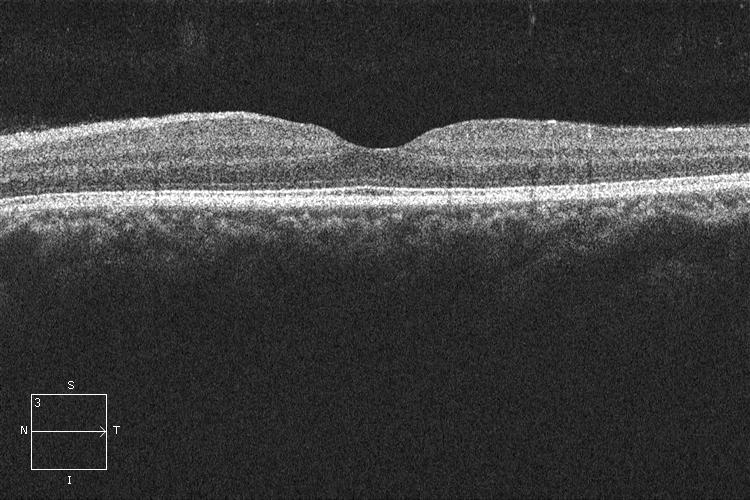
%> input picture denoising/statistical denoise paper+code(unread)/Data/NORMAL1.jpeg, 750 x 500 px
$ octave test.m   (GNU Octave 9; MATLAB toolbox functions it lacks are replaced by stand-ins)
%> lines starting %> are read from the running program, lines starting %| are printed output that depends on the picture
### denoising/statistical denoise paper+code(unread)/Code/ladexp_huberTV.m
function [ x ] = ladexp_huberTV( z, par )
%LADEXP_HUBERTV Takes a noisy OCT image outputs an estimate for the latent image
%
%   Inputs:
%
%       z: noisy OCT image (a single B-scan), the range of z should be [0, 1]
%
%       par:
%       par.gamma: weight on the Lagrangian multiplier (default: 2)
%       par.lambda: weight on huber TV regularization (default: 0.5)
%       par.delta: a small constant for linearization (default: 0.001)
%       par.theta: correction parameter (default: 0.98)
%       par.c1: distribution mean coefficient (default: 0.959)
%       par.c2: distribution variance coefficient (default: 0.0804)
%       par.maxIter: maximum number of iterations (default: 30)
%
%   Output:
%
%       x: estimated latent image
%
%-------------------------------------------------------------

%-------------------------------------------------------------
%   Parameter selection
%-------------------------------------------------------------
% default parameters
par0.lambda = 0.5;
par0.gamma = 2;
par0.delta = 0.001;
par0.theta = 0.98;
par0.c1 = 0.959;
par0.c2 = 0.0804;
par0.maxIter = 30;

if exist('par','var')
    if ~isstruct(par)
        error('dualrecons: parameter structure is not a matlab struct');
    end
    % merge default with given values
    params = mergeParam(par0, par);
else
    params = par0;
end

lambda = params.lambda;
gamma = params.gamma;
delta = params.delta;
theta = params.theta;
c1 = params.c1;
c2 = params.c2;
maxIter = params.maxIter;

if ~isfloat(z)
    z=im2double(z);
end

%-------------------------------------------------------------
%   Initialization
%-------------------------------------------------------------
z(isnan(z)) = 1e-4;
z(z<1e-4) = 1e-4;
xold = log(z);
xbar = xold;
[m,n] = size(xbar);
yold = zeros(m,2*n);
pold = zeros(m,2*n);

yold(:,1:2*n) = K1(xold);

%-------------------------------------------------------------
%   Linearized ADMM on exponential form with huber TV
%-------------------------------------------------------------

for iter = 1:maxIter

    %%% update x
    df =  -1/(2*c2)*z.*exp(-xold) + c1/(2*c2)*sqrt(z).*exp(-xold/2) + 0.5;
    x = xold - delta*( df - gamma*K1_T((yold-K1(xold))) - K1_T(pold)  );

    %%% update y
    thresh_huber = 0.02; % based on the range of image values
    K1x = K1(x);
    range = max(max(K1x))-min(min(K1x));
    pd = (K1x - pold/gamma)/range;
    pdnorm = sqrt( pd(:,1:n).^2 + pd(:,n+1:2*n).^2 );
    y = range* repmat(max(pdnorm-lambda/gamma, pdnorm/(1+lambda/(gamma*thresh_huber))),1,2).*(pd./repmat(max(pdnorm,1e-5),1,2));
%     v = K1(x)-pold/alpha;
%     vnorm = sqrt( v(:,1:n).^2 + v(:,n+1:2*n).^2 );
%     y = repmat(max(vnorm - lambda/alpha, 0)./max(vnorm,1e-6), 1,2) .* v;

    %%% update p
    p = pold + gamma*(y - K1x);


    %%% correction step
    dx = (1/delta)*(xold-x) - df +  -1/(2*c2)*z.*exp(-x) + c1/(2*c2)*sqrt(z).*exp(-x/2)+0.5;
    dy = gamma*(yold-y) - gamma*K1(xold-x);
    dp = (1/gamma)*(pold-p);
    r = norm(dx,'fro')^2 + norm(dy,'fro')^2 + norm(dp,'fro')^2;
    phi = reshape((pold-p),1,[])*reshape((K1(xold)-yold),[],1) + ...
        reshape((xold-x),1,[])*reshape(dx,[],1) + ...
        reshape((yold-y),1,[])*reshape(dy,[],1);
    beta = theta*phi/r;

    x = x-beta*dx;
    y = y-beta*dy;
    p = p-beta*dp;

    %%% stopping
    if sum(sum((x-xold).^2))/sqrt(numel(x)) <0.0005
       break
    else
        yold = y;
        xold = x;
        pold = p;

    end

end

x = exp(x);

end


% compute gradients
function [x] = K1(u)
    x = [u(:,[2:end end])-u, u([2:end end],:,:)-u];
end

% compute negative divergence
function [u] = K1_T(x)
    n = size(x,2)/2;
    u = ( -x(:,1:n) + x(:,[1 1:n-1]) ) + ( -x(:,(n+1):2*n) + x([1 1:end-1],(n+1):2*n) );
end

function newpar = mergeParam(varargin)
%%%%%%%%%%%%%%%%%%%%%%%%%%%%%%%%%%%%%%%%%%%%%%%%%%%%%%%%%%%%%%%%%%%%%%%%%
% NEWPARAM = MERGEPARAM(PARAM1,PARAM2,...)
% MERGEPARAM merges parameter sets PARAM1, PARAM2,... into NEWPARAM.
% Each parameter set as well as the new one is a struct with field names.
% If a field is defined multiple times, the last input argument is
% taken into account.
%
%%%%%%%%%%%%%%%%%%%%%%%%%%%%%%%%%%%%%%%%%%%%%%%%%%%%%%%%%%%%%%%%%%%%%%%%%%%

newpar = varargin{1};
if ~isstruct(newpar)
    error('mergeParam:1st parameter set is not a structure');
end

for i = 2:length(varargin)
    temp = varargin{i};
    if ~isempty(temp)
        if ~isstruct(temp)
            switch i
                case 2
                    error('mergeParam:2nd parameter set is not a structure');
                case 3
                    error('mergeParam:3rd parameter set is not a structure');
                otherwise
                    error(['mergeParam:' num2str(i) '-th parameter set is not a structure']);
            end
        end
        for f = fieldnames(temp)'
            %newparam = setfield(newparam,f{1},getfield(temp,f{1}));
            newpar.(f{1}) = temp.(f{1});
        end
    end
end
end

### denoising/statistical denoise paper+code(unread)/Code/test.m
% This is a demo code for our OCT denoising algorithm:

%==========================================================================
% Read Data
%==========================================================================
clear; close all
%%% choose which example sample to use
% imgPath = '../Data/phantom_0001_noisy.tif';
% imgPath = '../Data/orange_0018_noisy.tif';
% imgPath = '../Data/chickenskin_0003_noisy.tif';
imgPath = 'C:\Users\staff\Desktop\nisha\OCTDenoising-master\Data\NORMAL1.jpeg';


%%% the input image intensity should be within [0, 1]
D_input = imread(imgPath);
%> D_input is the input picture: size 500x750x3 uint8; min 0, max 255, mean 61.3
D_input = D_input(:,:,3);
%> D_input: size 500x750 uint8


D_input = im2double(D_input);
%> D_input: size 500x750 double

% create a colormap
map = parula(1000);
map = map(1:999,:);
map = [map;[1,1,1]];

%==========================================================================
% Statistical parameter estimation
%==========================================================================

alpha = 0.5%estimatePar1(D_input);

%==========================================================================
% Run Proposed Method
%==========================================================================
% if ~exist('alpha','var')
%     % default value
%     alpha = 0.525;
% end
% compute distribution coefficient
c1 = (1-alpha^2/2)^(1/4);
c2 = 1-(1-alpha^2/2)^(1/2);

% parameter selection
par.lambda = 0.4;
par.gamma = 2;
par.theta = 0.98;
par.c1 = c1;
par.c2 = c2;
par.maxIter = 100;

tic;
[ U_ours_huberTV ] = ladexp_huberTV( D_input, par );
%> in ladexp_huberTV, `z(z<1e-4) = 1e-4;`: z: size 500x750 double; min 0.0001, max 1, mean 0.24
%> in ladexp_huberTV, `xold = log(z);`:
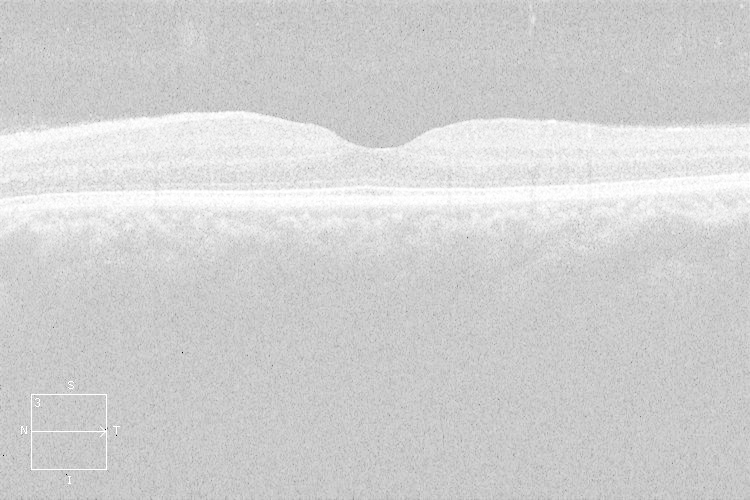
%> xold: size 500x750 double; min -9.21, max 0, mean -1.62; drawn with min black and max white
%> in K1, `x = [u(:,[2:end end])-u, u([2:end end],:,:)-u];`:
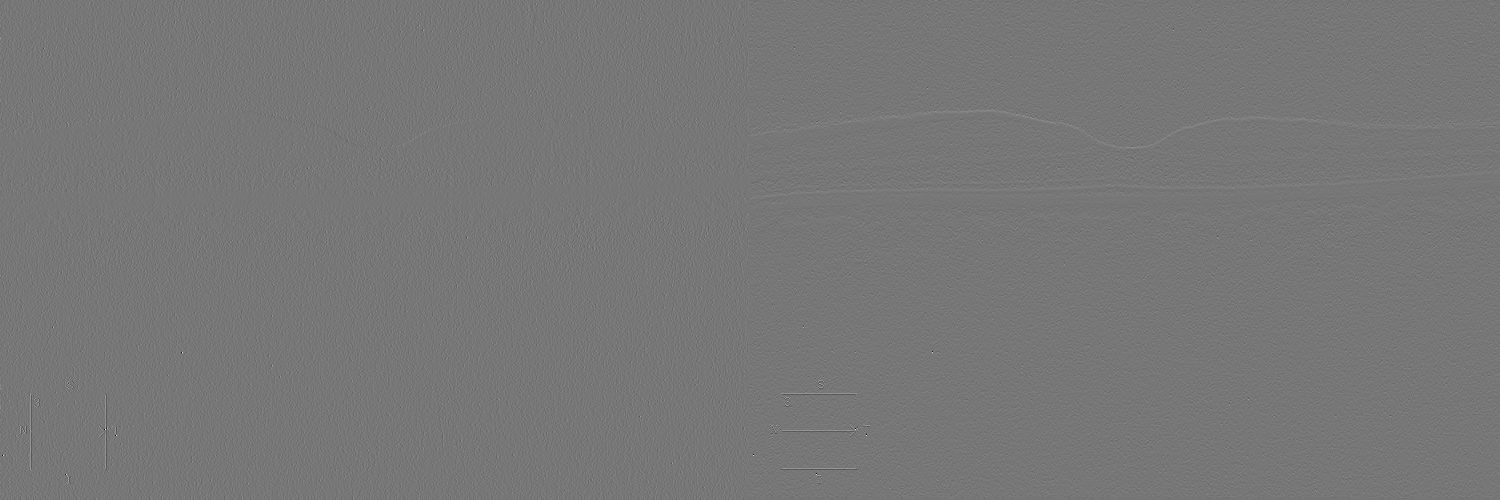
%> x: size 500x1500 double; min -8.11, max 9.21, mean -0.00038; drawn with min black and max white
%> the loop in ladexp_huberTV, `for iter = 1:maxIter` made 100 passes
%> (range, r, phi, beta) on passes 1 to 12: (17.32, 260559.5, 95254, 0.358), (17.14, 5592288.6, 216051.6, 0.0379), (10.23, 1480350.4, 19147.5, 0.0127), (10.81, 1222308.5, 17895.3, 0.0143), (10.78, 931611.6, 10981.7, 0.0116), (10.49, 742405.2, 10169.4, 0.0134), (10.22, 600128.5, 9151.9, 0.0149), (9.97, 480379.7, 8013.3, 0.0163), (9.69, 372796.2, 7047.3, 0.0185), (9.38, 277842.2, 6329.5, 0.0223), (9, 199302.2, 5760.4, 0.0283), (8.53, 136708.7, 5195.1, 0.0372)
%> pass 1, in ladexp_huberTV, `df =  -1/(2*c2)*z.*exp(-xold) + c1/(2*c2)*sqrt(z).*exp(-xold/2) + 0.5;`:
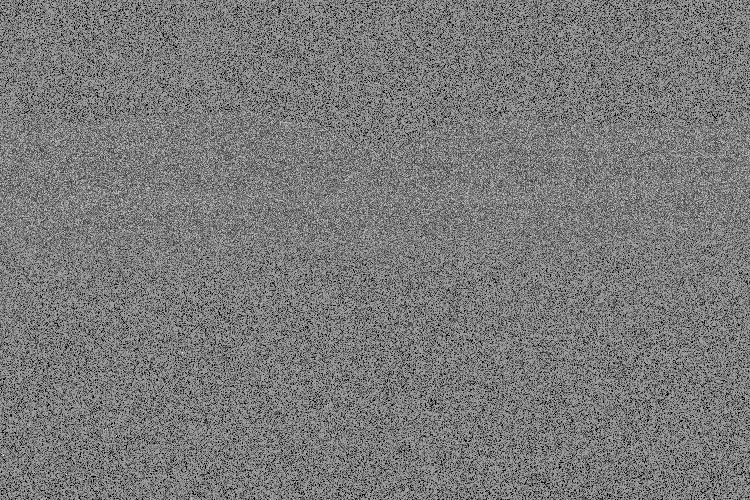
%> df: size 500x750 double; min 0.246, max 0.246, mean 0.246; drawn with min black and max white
%> after the loop in ladexp_huberTV, `for iter = 1:maxIter`:
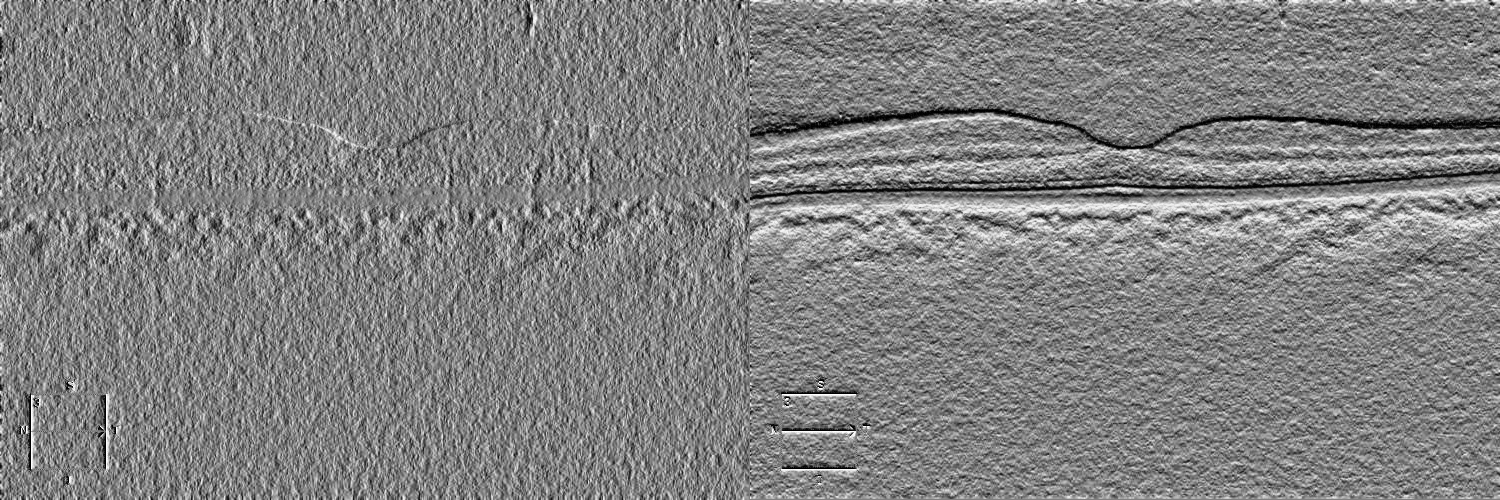
%> pold: size 500x1500 double; min -1.8, max 1.8, mean 0.0226; drawn with min black and max white
%> after the loop in ladexp_huberTV, `for iter = 1:maxIter`:
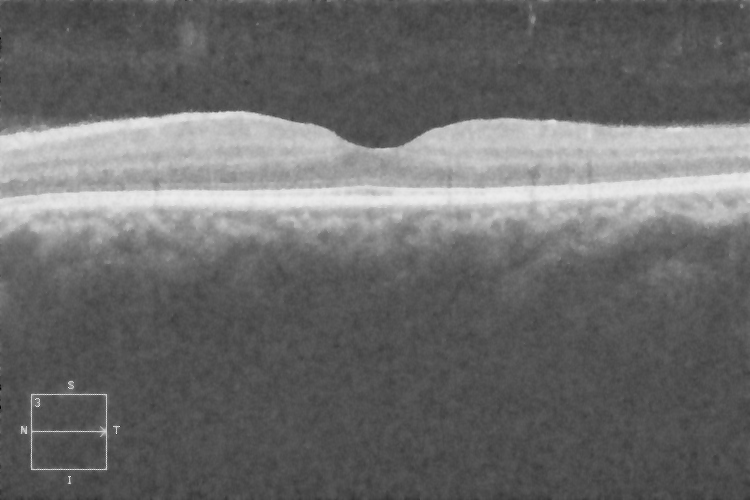
%> xold: size 500x750 double; min -2.88, max 0.0499, mean -1.65; drawn with min black and max white
%> in ladexp_huberTV, `x = exp(x);`:
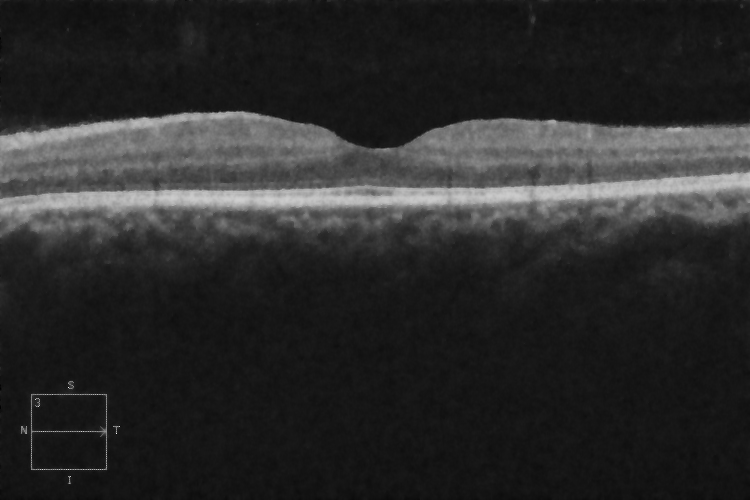
%> x: size 500x750 double; min 0.056, max 1.05, mean 0.226; drawn with min black and max white
toc;

%==========================================================================
% Display images
%==========================================================================
figure; imshow(D_input,[]);
title('Noisy');
figure; imshow(U_ours_huberTV,[]);
title('Denoised');
